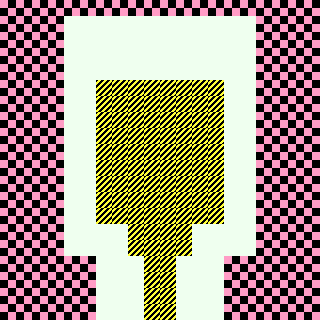

A 2D game scene composited from a Tiled map and its tileset images. What follows is a short description and the map's XML, with every tile layer's data as written:
An orthogonal 20x20 tile map with 16x16 px tiles, 1 tile layer (GrayBox) and 8 objects.

<map version="1.10" tiledversion="1.11.0" orientation="orthogonal" renderorder="right-down" width="20" height="20" tilewidth="16" tileheight="16" infinite="0" nextlayerid="3" nextobjectid="9">
 <tileset firstgid="1" source="../../Placeholder/tileset/Debug.tsx" />
 <layer id="1" name="GrayBox" width="20" height="20">
  <properties>
   <property name="unity:SortingLayer" value="Background" />
  </properties>
  <data encoding="csv">
10,10,10,10,10,10,10,10,10,10,10,10,10,10,10,10,10,10,10,10,
10,10,10,10,1,1,1,1,1,1,1,1,1,1,1,1,10,10,10,10,
10,10,10,10,1,1,1,1,1,1,1,1,1,1,1,1,10,10,10,10,
10,10,10,10,1,1,1,1,1,1,1,1,1,1,1,1,10,10,10,10,
10,10,10,10,1,1,1,1,1,1,1,1,1,1,1,1,10,10,10,10,
10,10,10,10,1,1,5,5,5,5,5,5,5,5,1,1,10,10,10,10,
10,10,10,10,1,1,5,5,5,5,5,5,5,5,1,1,10,10,10,10,
10,10,10,10,1,1,5,5,5,5,5,5,5,5,1,1,10,10,10,10,
10,10,10,10,1,1,5,5,5,5,5,5,5,5,1,1,10,10,10,10,
10,10,10,10,1,1,5,5,5,5,5,5,5,5,1,1,10,10,10,10,
10,10,10,10,1,1,5,5,5,5,5,5,5,5,1,1,10,10,10,10,
10,10,10,10,1,1,5,5,5,5,5,5,5,5,1,1,10,10,10,10,
10,10,10,10,1,1,5,5,5,5,5,5,5,5,1,1,10,10,10,10,
10,10,10,10,1,1,5,5,5,5,5,5,5,5,1,1,10,10,10,10,
10,10,10,10,1,1,1,1,5,5,5,5,1,1,1,1,10,10,10,10,
10,10,10,10,1,1,1,1,5,5,5,5,1,1,1,1,10,10,10,10,
10,10,10,10,10,10,1,1,1,5,5,1,1,1,10,10,10,10,10,10,
10,10,10,10,10,10,1,1,1,5,5,1,1,1,10,10,10,10,10,10,
10,10,10,10,10,10,1,1,1,5,5,1,1,1,10,10,10,10,10,10,
10,10,10,10,10,10,1,1,1,5,5,1,1,1,10,10,10,10,10,10
</data>
 </layer>
 <objectgroup id="2" name="Collisions">
  <object id="1" x="96" y="80" width="128" height="144" />
  <object id="2" x="128" y="224" width="64" height="32" />
  <object id="3" x="144" y="256" width="32" height="64" />
  <object id="4" x="224" y="256" width="32" height="64" />
  <object id="5" x="64" y="256" width="32" height="64" />
  <object id="6" x="48" y="0" width="16" height="256" />
  <object id="7" x="256" y="0" width="16" height="256" />
  <object id="8" x="64" y="0" width="192" height="16" />
 </objectgroup>
</map>